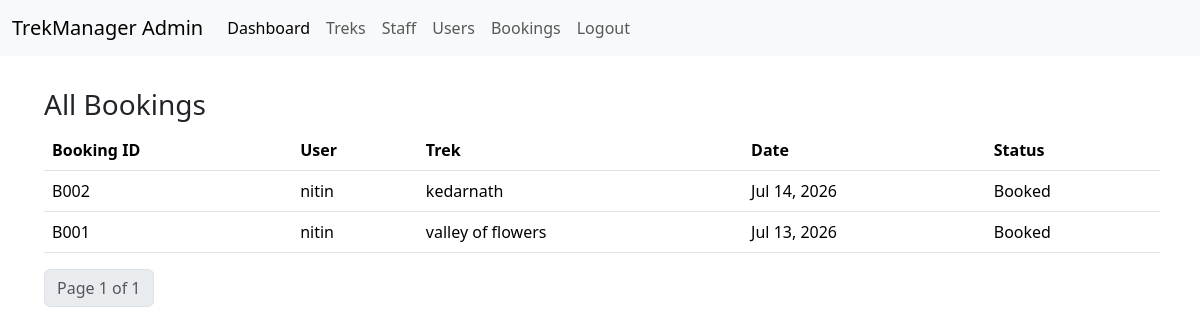
/admin/bookings (signed in), run on the app's committed database.
### application/models.py (models this page shows, shortened)
class Bookings(db.Model):
    __tablename__ = "bookings"
    id = db.Column(db.Integer, primary_key=True)
    user_id = db.Column(db.Integer, db.ForeignKey("users.id"), nullable=False)
    trek_id = db.Column(db.Integer, db.ForeignKey("treks.id"), nullable=False)
    booking_date = db.Column(db.DateTime, nullable=False, default=datetime.now)
    amount = db.Column(db.Integer, nullable=False)
    status = db.Column(db.String(20), nullable=False, default="Booked")
    user = db.relationship("Users", backref="bookings")
    trek = db.relationship("Treks", backref="bookings")

class Users(db.Model, UserMixin):
    __tablename__ = "users"
    id = db.Column(db.Integer, primary_key=True)
    full_name = db.Column(db.String(100), nullable=False)
    email = db.Column(db.String(150), unique=True, nullable=False)
    password_hash = db.Column(db.String(255), nullable=False)
    phone_no = db.Column(db.String(15), nullable=False, unique=True)
    emergency_contact = db.Column(db.String(15), nullable=False)
    status = db.Column(db.String(20), default="active")

class Treks(db.Model):
    __tablename__ = "treks"
    id = db.Column(db.Integer, primary_key=True)
    trek_name = db.Column(db.String(255), nullable=False)
    location = db.Column(db.String(100), nullable=False)
    cost = db.Column(db.Integer)
    difficulty = db.Column(db.String(20))
    start_date = db.Column(db.DateTime, nullable=False)
    end_date = db.Column(db.DateTime, nullable=False)
    max_capacity = db.Column(db.Integer, nullable=False)
    available_slots = db.Column(db.Integer, nullable=False)
    meeting_point = db.Column(db.String(150))
    description = db.Column(db.Text)
    status = db.Column(db.String(20), default="Pending")
    image_filename = db.Column(db.String(255))
    progress = db.Column(db.String(20), default="Not Started")
    staff_notes = db.Column(db.Text)
    assigned_staff_id = db.Column(db.Integer, db.ForeignKey("staffs.id"))
    assigned_staff = db.relationship("Staffs", backref="assigned_treks")

### application/app.py (the view)
    @app.route("/admin/bookings")
    @login_required
    @admin_required
    def admin_bookings():
        page = request.args.get("page", 1, type=int)
        pagination = Bookings.query.order_by(Bookings.booking_date.desc()).paginate(page=page, per_page=10, error_out=False)
        return render_template("admin/bookings.html", bookings=pagination.items, pagination=pagination)

### application/helpers.py (called while the page is built)
def admin_required(f):
    @wraps(f)
    def wrapper(*args, **kwargs):
        if not current_user.is_authenticated or not isinstance(current_user, Admins):
            abort(403)
        return f(*args, **kwargs)
    return wrapper

### templates/admin/bookings.html (shortened to what this page needs)
{% extends "admin/layout_admin.html" %}
{% block main %}
<div class="container m-2">
    <h3>All Bookings</h3>
    <table class="table">
        <thead>
            <tr>
                <th>Booking ID</th>
                <th>User</th>
                <th>Trek</th>
                <th>Date</th>
                <th>Status</th>
            </tr>
        </thead>
        <tbody>
            {% for booking in bookings %}
            <tr>
                <td>B{{ "%03d"|format(booking.id) }}</td>
                <td>{{ booking.user.full_name }}</td>
                <td>{{ booking.trek.trek_name }}</td>
                <td>{{ booking.booking_date.strftime('%b %d, %Y') }}</td>
                <td>{{ booking.status }}</td>
            </tr>
            {% else %}
            <tr>
                <td colspan="5">No bookings yet.</td>
            </tr>
            {% endfor %}
        </tbody>
    </table>
    <nav>
        <ul class="pagination">
            <li class="page-item disabled"><span class="page-link">Page {{ pagination.page }} of {{ pagination.pages
                    }}</span></li>
        </ul>
    </nav>
    {% endblock %}

### static/styles.css (style rules this page uses)
* { margin:0; padding:0; box-sizing: border-box; }

### data on the page
Bookings: id "002", user.full_name "nitin", trek.trek_name "kedarnath", booking_date "Jul 14, 2026", status "Booked"
Bookings: id "001", user.full_name "nitin", trek.trek_name "valley of flowers", booking_date "Jul 13, 2026", status "Booked"

### other printed values
{{ pagination.page }} "1"
{{ pagination.pages }} "1"
